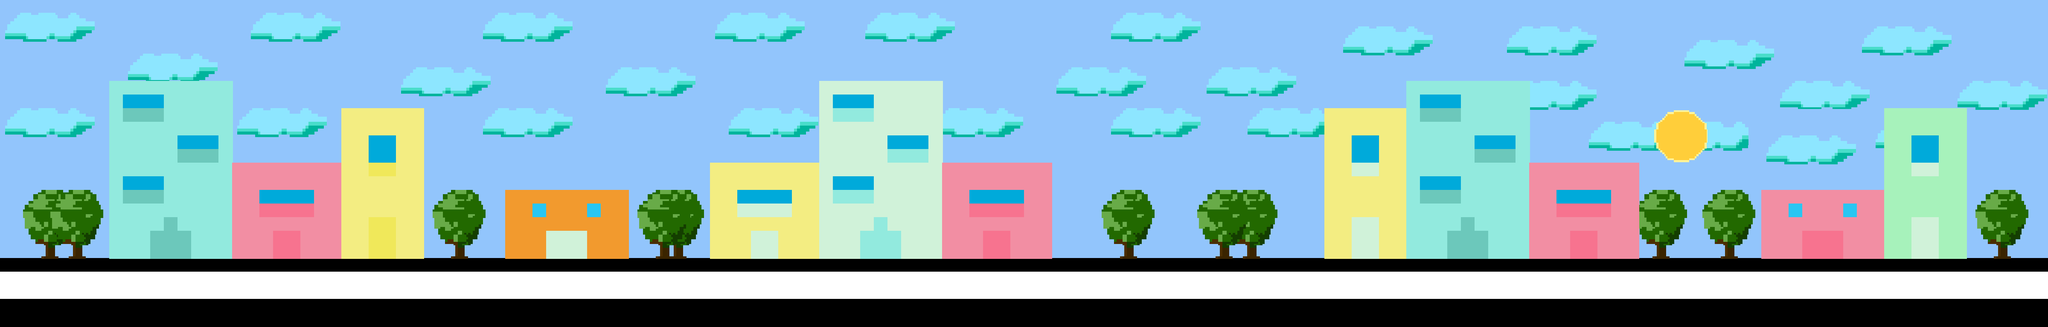

The image is a tile-based game level rendered from a .tmx file. Its description and source (layers, tilesets, objects; grid data summarised) follow:
An orthogonal 150x24 tile map with 32x32 px tiles, 6 tile layers (Fondo, Carretera, Nubes , sol, ...) and 2 objects.

<map version="1.4" tiledversion="1.4.3" orientation="orthogonal" renderorder="right-down" width="150" height="24" tilewidth="32" tileheight="32" infinite="0" nextlayerid="11" nextobjectid="5">
 <tileset firstgid="1" source="TILESET3.tsx" />
 <layer id="1" name="Fondo" width="150" height="24">
  <data>[3600 cells, 3600 non-empty, 1 distinct tile ids]</data>
 </layer>
 <layer id="2" name="Carretera" width="150" height="24">
  <data>[3600 cells, 750 non-empty, 2 distinct tile ids]</data>
 </layer>
 <layer id="3" name="Nubes " width="150" height="24">
  <data>[3600 cells, 914 non-empty, 61 distinct tile ids]</data>
 </layer>
 <layer id="4" name="sol" width="150" height="24">
  <data>[3600 cells, 32 non-empty, 25 distinct tile ids]</data>
 </layer>
 <layer id="5" name="Edificios" width="150" height="24">
  <data>[3600 cells, 953 non-empty, 41 distinct tile ids]</data>
 </layer>
 <layer id="6" name="Arboles" width="150" height="24">
  <data>[3600 cells, 30 non-empty, 30 distinct tile ids]</data>
 </layer>
 <objectgroup id="9" name="Colisiones">
  <object id="2" x="0" y="672">
   <polygon points="0,0 1856,0 3744,0 4800,0 4800,96 3616,96 1664,96 0,96" />
  </object>
 </objectgroup>
 <objectgroup id="10" name="Final">
  <object id="4" x="4768" y="0" width="32" height="672" />
 </objectgroup>
</map>
